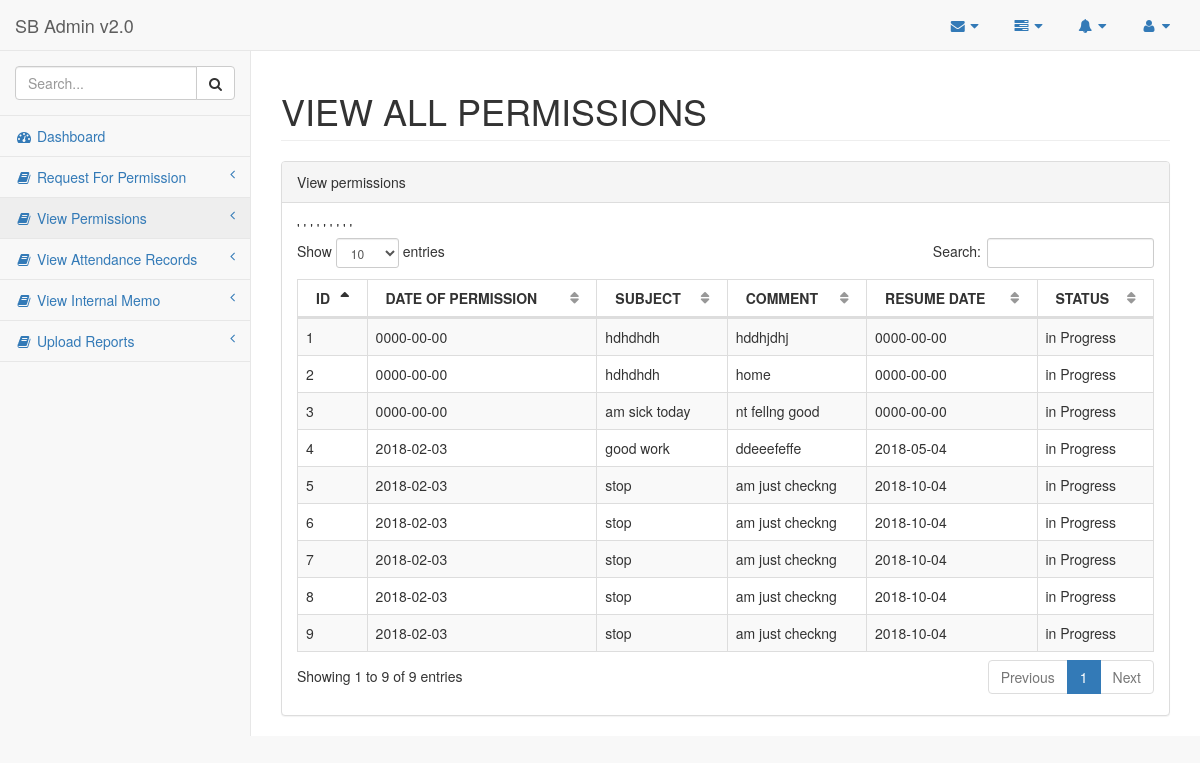
Page /admin/staff/pages/viewpermission.php on the committed database.
### tables this page shows
CREATE TABLE `permission` (
  `id` int(6) NOT NULL,
  `staff_id` varchar(255) NOT NULL,
  `d_o_p` date NOT NULL,
  `subject` varchar(255) NOT NULL,
  `comment` varchar(255) NOT NULL,
  `resume_date` date NOT NULL,
  `status` varchar(255) NOT NULL,
  `date` datetime(6) NOT NULL DEFAULT CURRENT_TIMESTAMP
);

### admin/logics.php (called while the page is built, shortened)
<?php
    class db{
        private $server ="localhost";
        private $dbname = "library";
        private $user = "root";
        private $password = "";
        public function connect(){
            $this->conn = mysqli_connect($this->server,$this->user,$this->password,$this->dbname);
            if(!$this->conn){
                echo mysqli_error();
            }else{
                return $this->conn;
            }
        }
    }
    class permission extends db{
        function __construct(){
            $this->conn = $this->connect();
        }
        public function view(){
            $view_query = "SELECT *  FROM `permission`";
            $run_view_query = $this->conn->query($view_query);
            if($run_view_query){
                return $run_view_query;
            }else {
                return false;
            }
        }
    }
?>

### admin/staff/pages/viewpermission.php (the view, shortened to what this page needs)
<!DOCTYPE html>
<html lang="en">
<head>
    <link href="../vendor/bootstrap/css/bootstrap.min.css" rel="stylesheet">
    <link href="../vendor/metisMenu/metisMenu.min.css" rel="stylesheet">
    <link href="../vendor/datatables-plugins/dataTables.bootstrap.css" rel="stylesheet">
    <link href="../vendor/datatables-responsive/dataTables.responsive.css" rel="stylesheet">
    <link href="../dist/css/sb-admin-2.css" rel="stylesheet">
    <link href="../vendor/font-awesome/css/font-awesome.min.css" rel="stylesheet" type="text/css">
</head>
<body>
    <div id="wrapper">
        <nav class="navbar navbar-default navbar-static-top" role="navigation" style="margin-bottom: 0">
            <div class="navbar-header">
                <a class="navbar-brand" href="index.html">SB Admin v2.0</a>
            </div>
            <ul class="nav navbar-top-links navbar-right">
                <li class="dropdown">
                    <a class="dropdown-toggle" data-toggle="dropdown" href="#">
                        <i class="fa fa-envelope fa-fw"></i> <i class="fa fa-caret-down"></i>
                    </a>
                </li>
                <li class="dropdown">
                    <a class="dropdown-toggle" data-toggle="dropdown" href="#">
                        <i class="fa fa-tasks fa-fw"></i> <i class="fa fa-caret-down"></i>
                    </a>
                </li>
                <li class="dropdown">
                    <a class="dropdown-toggle" data-toggle="dropdown" href="#">
                        <i class="fa fa-bell fa-fw"></i> <i class="fa fa-caret-down"></i>
                    </a>
                </li>
                <li class="dropdown">
                    <a class="dropdown-toggle" data-toggle="dropdown" href="#">
                        <i class="fa fa-user fa-fw"></i> <i class="fa fa-caret-down"></i>
                    </a>
                </li>
            </ul>
                  <?php require('sidenav.php');?>
        </nav>
        <div id="page-wrapper">
            <div class="row">
                <div class="col-lg-12">
                    <h1 class="page-header">VIEW ALL PERMISSIONS </h1>
                </div>
            </div>
            <div class="row">
                <div class="col-lg-12">
                    <div class="panel panel-default">
                        <div class="panel-heading">
                            View permissions
                        </div>
                        <div class="panel-body">
                            <table width="100%" class="table table-striped table-bordered table-hover" id="dataTables-example">
                                <thead>
                                    <tr>
                                        <th>ID</th>
                                        <th>DATE OF PERMISSION</th>
                                        <th>SUBJECT</th>
                                        <th>COMMENT</th>
                                        <th>RESUME DATE</th>
                                        <th>STATUS</th>
                                    </tr>
                                </thead>
                                <tbody>
                                    <?php
                                        require('./../../logics.php');
                                        $permission = new permission();
                                        $id = 1;
                                            if($view_permission = $permission->view()){
                                                while($row = mysqli_fetch_assoc($view_permission)){
                                            echo "
                                                <tr class='gradeA'>
                                                    <td>". $id ."</td>
                                                    <td>". $row['d_o_p']."</td>
                                                    <td>". $row['subject']."</td>
                                                    <td class='center'>". $row['comment'] ."</td>
                                                    <td class='center'>". $row['resume_date'] ."</td>
                                                    <td class='center'>". $row['status'] ."</td>'
                                                </tr>
                                                ";
                                                $id = $id + 1;
                                                }
                                            }
                                    ?>
                                </tbody>
                            </table>
                        </div>
                    </div>
                </div>
            </div>
        </div>
    </div>
</body>
</html>

### rows in the picture
permission: d_o_p "0000-00-00", subject "hdhdhdh", comment "hddhjdhj", resume_date "0000-00-00", status "in Progress"
permission: d_o_p "0000-00-00", subject "hdhdhdh", comment "home", resume_date "0000-00-00", status "in Progress"
permission: d_o_p "0000-00-00", subject "am sick today", comment "nt fellng good", resume_date "0000-00-00", status "in Progress"
permission: d_o_p "2018-02-03", subject "good work", comment "ddeeefeffe", resume_date "2018-05-04", status "in Progress"
permission: d_o_p "2018-02-03", subject "stop", comment "am just checkng", resume_date "2018-10-04", status "in Progress"
permission: d_o_p "2018-02-03", subject "stop", comment "am just checkng", resume_date "2018-10-04", status "in Progress"
permission: d_o_p "2018-02-03", subject "stop", comment "am just checkng", resume_date "2018-10-04", status "in Progress"
permission: d_o_p "2018-02-03", subject "stop", comment "am just checkng", resume_date "2018-10-04", status "in Progress"
permission: d_o_p "2018-02-03", subject "stop", comment "am just checkng", resume_date "2018-10-04", status "in Progress"
